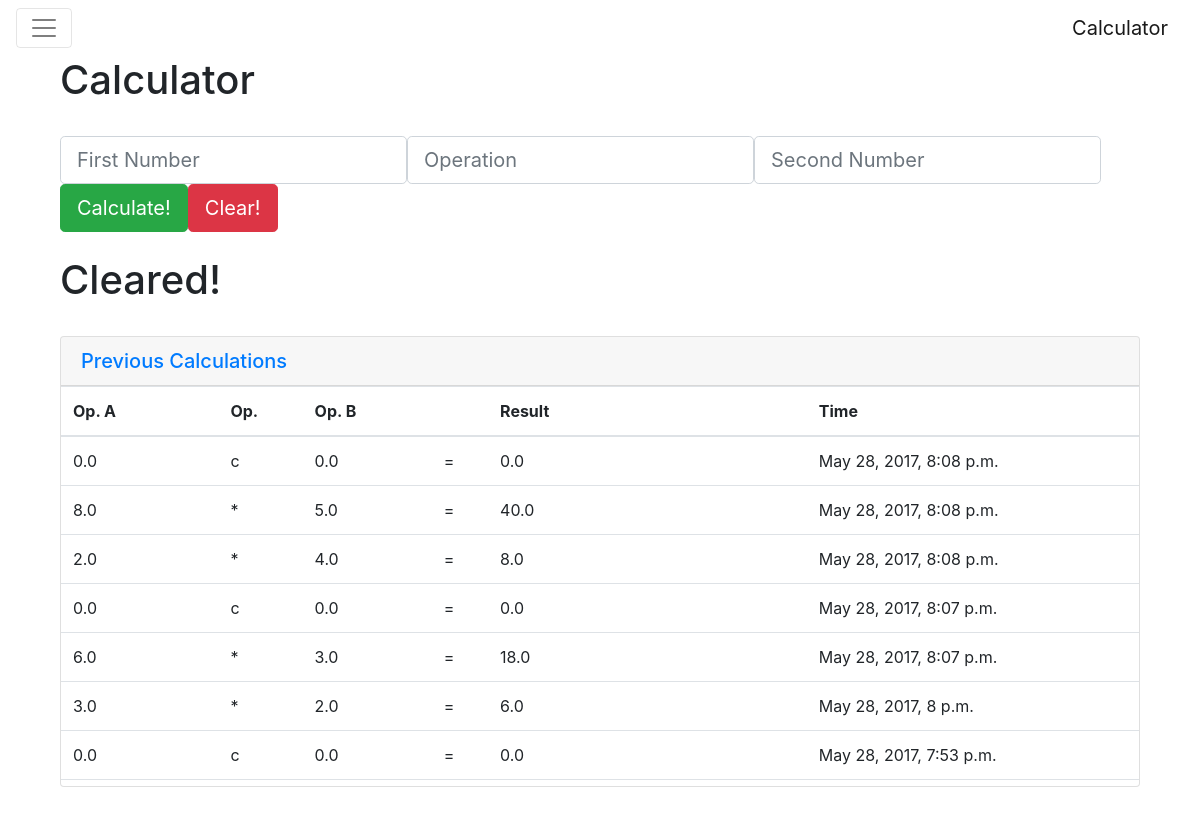
Page /calc/ on the earlier database version.
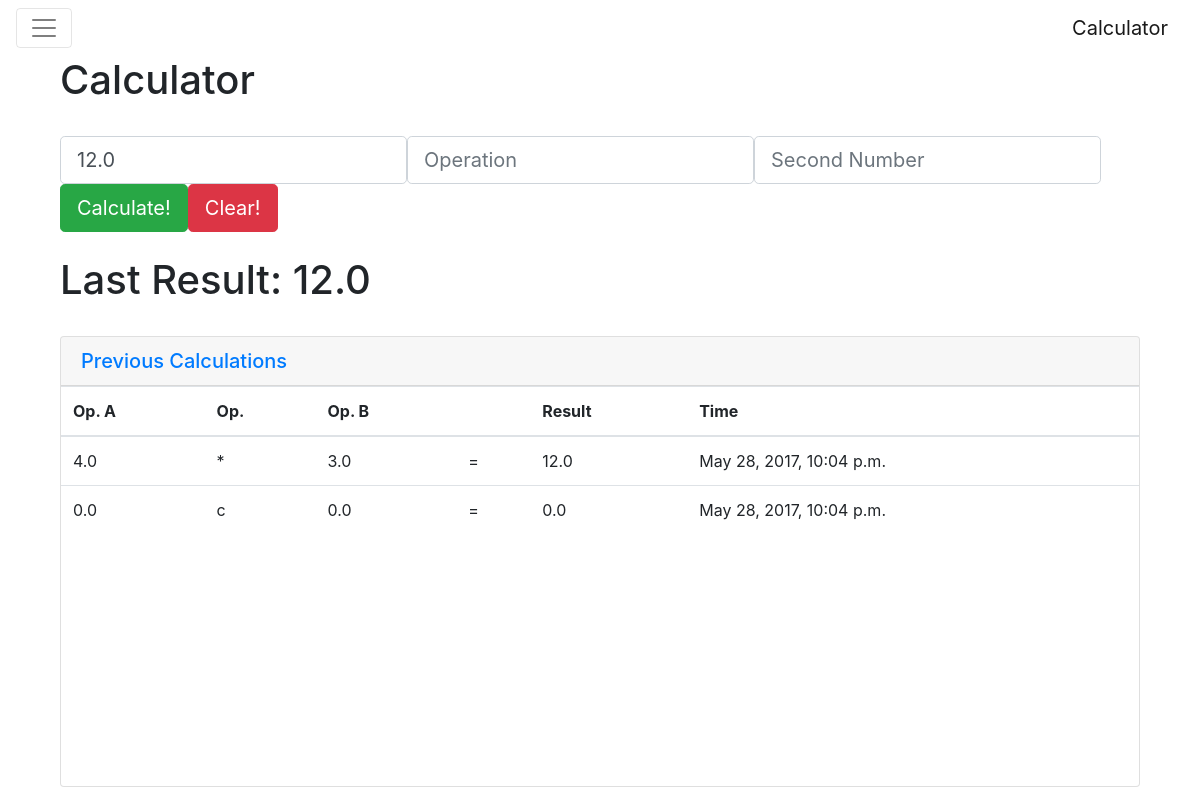
Same page on the later database version.
### calc/models.py (models this page shows, shortened)
class calc_log(models.Model):
    op_a = models.FloatField(null=True)
    op = models.CharField(max_length=200, null=True)
    op_b = models.FloatField(null=True)
    res = models.FloatField(null=True)
    calc_time = models.DateTimeField('date published')

### calc/views.py (the view)
class IndexView(generic.ListView):
    template_name = 'calc/index.html'
    context_object_name = 'calc_log_list'
    def get_queryset(self):
        return calc_log.objects.order_by('-calc_time')

### calc/templates/calc/index.html (shortened to what this page needs)
{% extends "calc/base.html" %}
{% block content %}
<div id="content">
  <div class="container">
    <div class="col-sm-12">
      <h1>Calculator</h1><br>
      <form action="/calc/boot_submit/" method="post" class="form-inline">
        <div class="form-group">
          {% if calc_log_list.0.op != 'c' %}
            <input type="text" class="form-control form-control-lg" name = "op_a" value = "{{calc_log_list.0.res}}" placeholder = "First Number">
          {% else %}
            <input type="text" class="form-control form-control-lg" name = "op_a" placeholder = "First Number">
          {% endif %}
        </div>
        <div class="form-group">
          <input type="text" class="form-control form-control-lg" name = "op" placeholder = "Operation">
        </div>
        <div class="form-group">
          <input type="text" class="form-control form-control-lg" name = "op_b" placeholder = "Second Number">
        </div>
        <div class="form-group">
          <button type = "submit" class="btn btn-success btn-lg" name = "submit">Calculate!</button>
          <button type = "submit" class="btn btn-danger btn-lg" name = "clear">Clear!</button>
        </div>
      </form><br>
      {% if calc_log_list.0.op != 'c' %}
      <h1>Last Result: {{calc_log_list.0.res}}</h1>
      {% else %}
      <h1>Cleared!</h1>
      {% endif %}
      <br>
      <div id="accordion" role="tablist" aria-multiselectable="true">
        <div class="card">
          <div class="card-header" role="tab" id="headingOne">
            <h5 class="mb-0">
              <a data-toggle="collapse" data-parent="#accordion" href="#collapseOne" aria-expanded="true" aria-controls="collapseOne">
                Previous Calculations
              </a>
            </h5>
          </div>
          <div id="collapseOne" class="collapse show" role="tabpanel" aria-labelledby="headingOne">
            <div class="card-block set_scroll">
              <table class="table">
                <thead>
                    <th>Op. A</th>
                    <th>Op. </th>
                    <th>Op. B</th>
                    <th></th>
                    <th>Result</th>
                    <th>Time</th>
                </thead>
                <tbody>
                  {% for log in calc_log_list %}
                  <tr>
                      <td>{{log.op_a}}</td>
                      <td>{{log.op}}</td>
                      <td>{{log.op_b}}</td>
                      <td>=</td>
                      <td>{{log.res}}</td>
                      <td>{{log.calc_time}}</td>
                  </tr>
                  {% endfor %}
                </tbody>
              </table>
            </div>
          </div>
        </div>
      </div>
    </div>
  </div>
</div>
{% endblock %}

### calc/templates/calc/base.html (shortened to what this page needs)
{% load static %}
<!DOCTYPE HTML>
<html lang = "en">
<head>
  <link rel="stylesheet" href="https://maxcdn.bootstrapcdn.com/bootstrap/4.0.0-alpha.6/css/bootstrap.min.css">
</head>
<body class="body">
  <section id="header">
    <div id="header">
      <nav class="navbar navbar-toggleable-md navbar-light bg-faded">
        <button class="navbar-toggler navbar-toggler-right" type="button" data-toggle="collapse" data-target="#navbarSupportedContent" aria-controls="navbarSupportedContent" aria-expanded="false" aria-label="Toggle navigation">
          <span class="navbar-toggler-icon"></span>
        </button>
        <a class="navbar-brand" href="/calc">Calculator</a>
      </nav>
    </div>
  </section>
  <section id="content">
    {% block content %}
    {% endblock %}
  </section>
</body>
</html>

### calc/templates/calc/base.html (style rules this page uses)
.set_scroll { height:400px; overflow-y: scroll; }

Differences in the rows shown:
removed calc_log: op_a "0.0", op "c", op_b "0.0", res "0.0", calc_time "May 28, 2017, 8:08 p.m."
removed calc_log: op_a "8.0", op "*", op_b "5.0", res "40.0", calc_time "May 28, 2017, 8:08 p.m."
removed calc_log: op_a "2.0", op "*", op_b "4.0", res "8.0", calc_time "May 28, 2017, 8:08 p.m."
removed calc_log: op_a "0.0", op "c", op_b "0.0", res "0.0", calc_time "May 28, 2017, 8:07 p.m."
removed calc_log: op_a "6.0", op "*", op_b "3.0", res "18.0", calc_time "May 28, 2017, 8:07 p.m."
removed calc_log: op_a "3.0", op "*", op_b "2.0", res "6.0", calc_time "May 28, 2017, 8 p.m."
removed calc_log: op_a "0.0", op "c", op_b "0.0", res "0.0", calc_time "May 28, 2017, 7:53 p.m."
added calc_log: op_a "12.0", res "12.0", op_a "4.0", op "*", op_b "3.0", calc_time "May 28, 2017, 10:04 p.m."
added calc_log: op_a "0.0", op "c", op_b "0.0", res "0.0", calc_time "May 28, 2017, 10:04 p.m."
Other differences:
text no longer shown: "Cleared!"
text now shown: "Last Result:"
